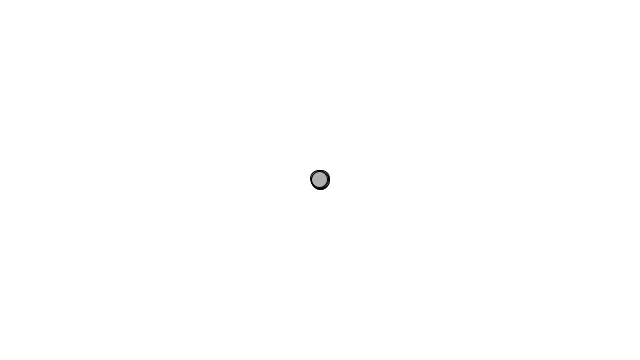
Frame 1 (no input)
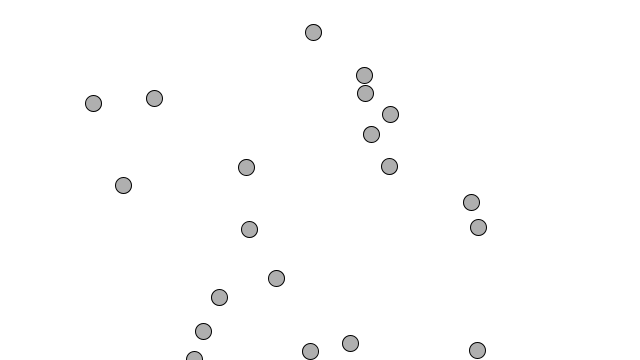
Frame 60 (the mouse pressed at the canvas centre just before this capture)
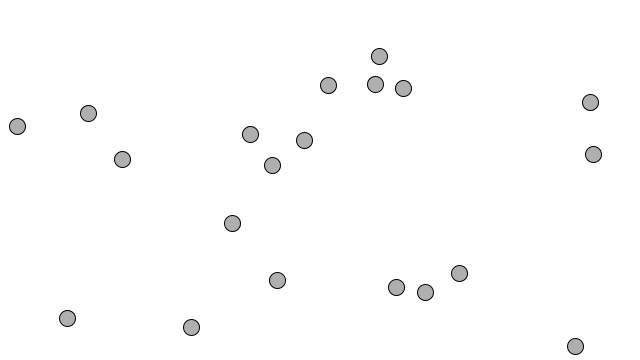
Frame 120 (the mouse held since frame 60 and released just before this capture)

The Processing sketch that drew these frames (run headless with seeded random() and noise(); from frame 60 on, the mouse is pressed at the canvas centre):

// Processing sketch: build
// ── build.pde
class Mover {

  PVector location;
  PVector velocity;
  PVector acceleration;
  float topspeed;

  Mover() {
    location = new PVector(width/2, height/2);
    velocity = new PVector(0, 0);
    acceleration = new PVector(0, 0);
    topspeed = 5;
  }

  void update() {

    PVector mouse = new PVector(mouseX, mouseY);
    mouse.sub(location);
    mouse.setMag(0.02);
    acceleration = mouse;

    acceleration = PVector.random2D();
    acceleration.mult(random(2));
    velocity.add(acceleration);
    velocity.limit(topspeed);
    location.add(velocity); // The Mover moves
  }

  void display() {
    stroke(0);
    fill(175);
    // The Mover is displayed
    ellipse(location.x, location.y, 16, 16);
  }

  void checkEdges() {

    if (location.x > width) {
      location.x = 0;
    } else if (location.x < 0) {
      location.x = width;
    }

    if (location.y > height) {
      location.y = 0;
    } else if (location.y < 0) {
      location.y = height;
    }

  }

}


// Declare the Mover object
Mover[] movers = new Mover[20];

void setup() {

  size(640, 360);

  for (int i = 0; i < movers.length; i++) {
    movers[i] = new Mover();
  }

}

void draw() {

  background(255);
  for (int i = 0; i < movers.length; i++) {
    movers[i].update();
    movers[i].checkEdges();
    movers[i].display();
  }

}
